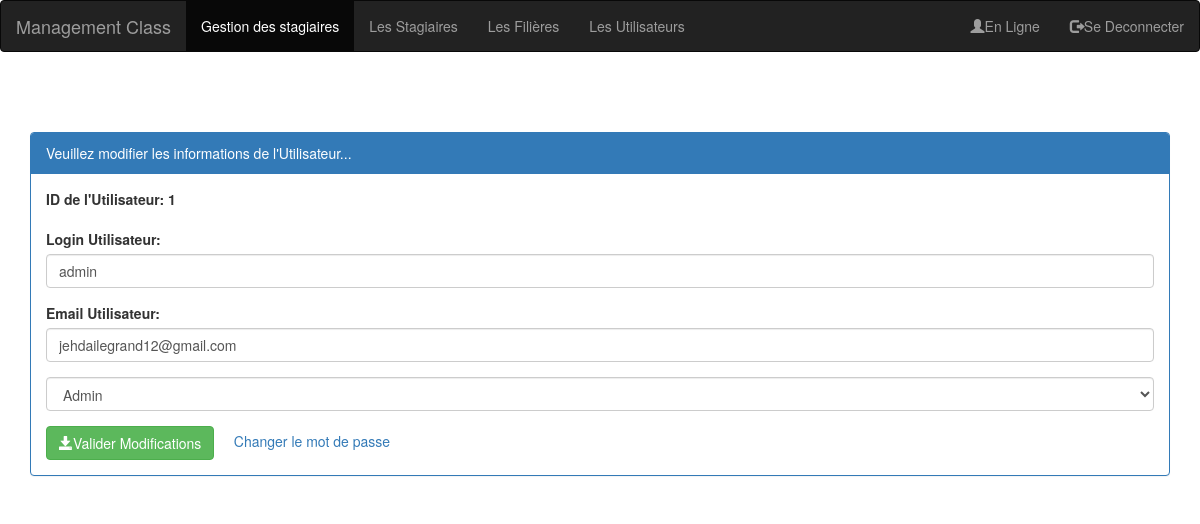
The app's page /pages/editerUser.php?idUser=1 with its own data.
### tables this page shows
create table utilisateurs(
		idUser int (4) auto_increment primary key,
		login varchar (50),
		email varchar(255),
		role varchar(50),
		etat int(1),
		pwd varchar(255)
		);

### pages/editerUser.php (the view, shortened to what this page needs)
<?php
require_once('../base_de_donnees/connexion_bd.php');
$idUser=isset($_GET['idUser'])?$_GET['idUser']:0;
$requete_user="SELECT * FROM utilisateurs WHERE idUser=$idUser";
$resultat=$pdo->query($requete_user);
$user=$resultat->fetch();
$login=$user['login'];
$email=$user['email'];
$role=strtoupper($user ['role']);
?>
<!DOCTYPE html>
<html>
<head>
	   <link rel="stylesheet" type="text/css" href="../css/bootstrap.min.css">
	   <link rel="stylesheet" type="text/css" href="../css/style.css">
	   <link rel="stylesheet" href="https://maxcdn.bootstrapcdn.com/bootstrap/3.4.1/css/bootstrap.min.css">
</head>
<body>
	<?php include("menu.php");  ?>
	<div class="container">
	    <div class="panel panel-primary margetop">
		  <div class="panel-heading">Veuillez modifier les informations de l'Utilisateur...</div>
		  <div class="panel-body">
			<form method="post" action="updateUser.php" class="form">
				 <div class="form-group">
                    <label for="niveau">ID de l'Utilisateur:  <?= $idUser; ?></label>
                    </div>
				<div class="form-group">
					<label for="niveau">Login Utilisateur:</label>
					<input type="text" name="login"  class="form-control" value="<?= $login;  ?>">
				</div>
				<div class="form-group">
					<label for="niveau">Email Utilisateur:</label>
					<input type="text" name="email"  class="form-control" value="<?= $email;  ?>">
				</div>
				<div class="form-group">
					<select name="role" class="form-control">
						<option value="ADMIN" <?php if($role==="ADMIN") echo "selected";?>>Admin</option>
					</select>
				</div>
				<button type="submit" class="btn btn-success"><span class="glyphicon glyphicon-save"></span>Valider Modifications</button>
				<a href="modifierPassword.php?idUser=<?= $idUser; ?>">Changer le mot de passe</a>
			</form>
		</div>
	</div>
	</div>
</body>
</html>

### css/style.css (style rules this page uses)
.margetop { margin-top: 60px; }

### records on screen
utilisateurs: login "admin", email "jehdailegrand12@gmail.com", role "Admin"

### other values on screen
$idUser "1"
